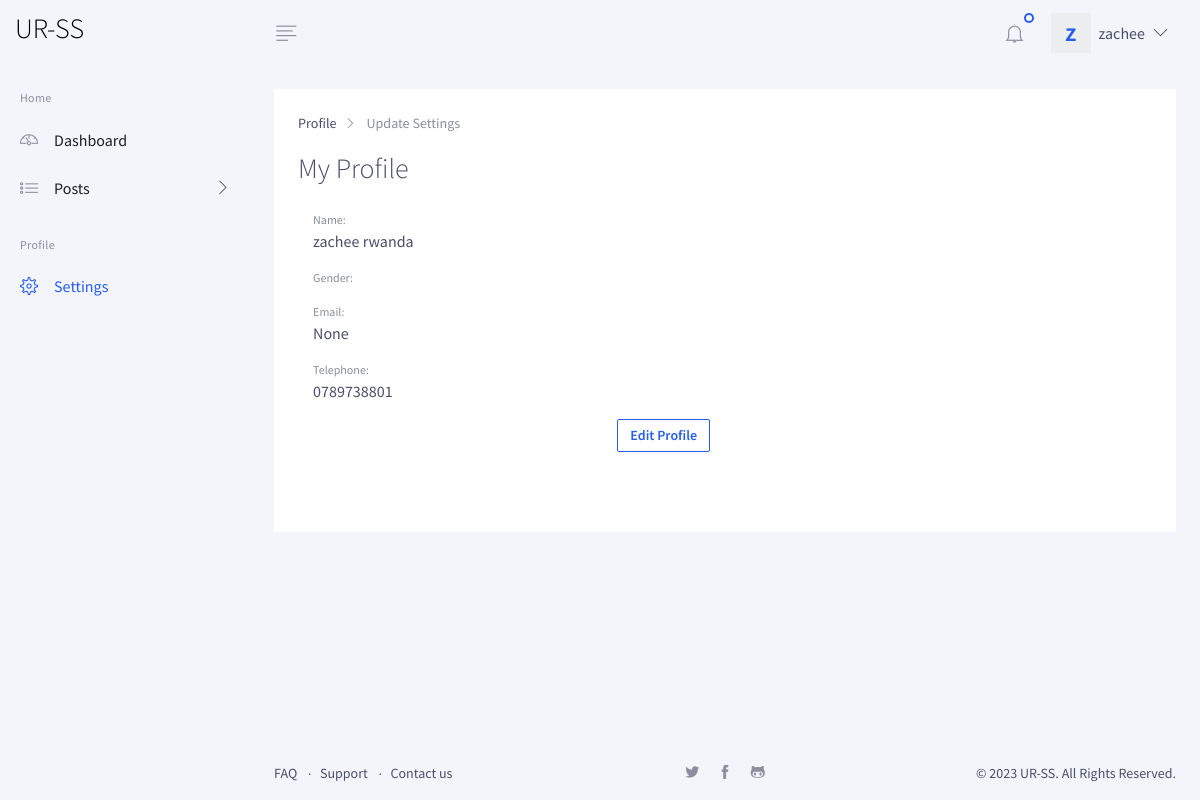
Screenshot of /profile (signed in) with the database file from the repository.
### account/models.py (models this page shows, shortened)
class CustomUser(AbstractBaseUser, PermissionsMixin):
    email = models.EmailField(max_length=255, unique=True, null=True)
    first_name = models.CharField(max_length=100, blank=False, null=False)
    last_name = models.CharField(max_length=100, blank=False, null=False)
    gender =  models.CharField( max_length=100,choices=Gender,blank=False, null=False)
    telephone = models.CharField(max_length=20, blank=False, null=False, unique=True)
    is_client = models.BooleanField(default=False)
    is_author = models.BooleanField(default=False)
    is_active = models.BooleanField(default=True)
    is_staff = models.BooleanField(default=False)
    objects = UserManager()
    USERNAME_FIELD = 'telephone'
    REQUIRED_FIELDS = ['first_name', 'last_name']
    class Meta:
        verbose_name = "User"
    def full_name(self):
        return self.first_name + " " + self.last_name

### core/views.py (the view)
# urls.py: path('profile', ProfileView.as_view(), name ='profile'),
class ProfileView(LoginRequiredMixin, UpdateView):
     template_name = 'admin/profile.html'
     form_class = UpdateUserProfile
     success_url = ('home')
     def get_object(self):
        return self.request.user

### templates/admin/profile.html (shortened to what this page needs)
{% extends 'admin/_base.html' %} {% block profile-state %}active{% endblock %}
{% block content %} {% load crispy_forms_tags %}
<div class="py-4 px-3 px-md-4">
  <div class="card mb-3 mb-md-6">
    <div class="card-body mb-md-3">
      <nav class="d-none d-md-block" aria-label="breadcrumb">
        <ol class="breadcrumb">
          <li class="breadcrumb-item">
            <a href="#">Profile</a>
          </li>
          <li class="breadcrumb-item active" aria-current="page">
            Update Settings
          </li>
        </ol>
      </nav>
      <div class="mb-3 mb-md-4 d-flex justify-content-between">
        {% if request.user.is_authenticated%}
        <div class="h3 mb-0">My Profile</div>
      </div>
      <div>
        <div class="card-text col-sm-6 mb-md-6">
          <p class="text-muted mb-0" style="font-size: 12px">Name:</p>
          <p>{{ user.full_name }}</p>
          <p class="text-muted mb-0" style="font-size: 12px">Gender:</p>
          <p class="text-muted mb-0" style="font-size: 12px">Email:</p>
          <p>{{ user.email }}</p>
          <p class="text-muted mb-0" style="font-size: 12px">Telephone:</p>
          <p>{{ user.telephone }}</p>
          <div class="text-right">
            <button
              type="button"
              class="btn btn-outline-primary btn-sm"
              data-toggle="modal"
              data-target="#"
            >
              Edit Profile
            </button>
          </div>
        </div>
        {%endif%}
      </div>
    </div>
  </div>
</div>
{% endblock %}

### templates/admin/_base.html (shortened to what this page needs)
{% load static %}
<!DOCTYPE html>
<html lang="en">
<head>
    <link rel="stylesheet" href="{% static 'public/demo/chartist.css' %}">
    <link rel="stylesheet" href="{% static 'public/demo/chartist-plugin-tooltip.css' %}">
    <link rel="stylesheet" href="{% static 'public/graindashboard/css/graindashboard.css' %}">
    <link href="https://cdn.jsdelivr.net/npm/summernote@0.8.18/dist/summernote-lite.min.css" rel="stylesheet">
</head>
<body class="has-sidebar has-fixed-sidebar-and-header">
<header class="header bg-body">
    <nav class="navbar flex-nowrap p-0">
        <div class="navbar-brand-wrapper d-flex align-items-center col-auto">
            <a class="navbar-brand navbar-brand-desktop text-center" href="/" style="color:black;text-align:center;">
                    <h3>UR-SS</h3>
                </a>
        </div>
        <div class="header-content col px-md-3">
            <div class="d-flex align-items-center">
                <a  class="js-side-nav header-invoker d-flex mr-md-2" href="#"
                    data-close-invoker="#sidebarClose"
                    data-target="#sidebar"
                    data-target-wrapper="body">
                    <i class="gd-align-left"></i>
                </a>
                <div class="dropdown ml-auto">
                    <a id="notificationsInvoker" class="header-invoker" href="#" aria-controls="notifications" aria-haspopup="true" aria-expanded="false" data-unfold-event="click" data-unfold-target="#notifications" data-unfold-type="css-animation" data-unfold-duration="300" data-unfold-animation-in="fadeIn" data-unfold-animation-out="fadeOut">
                        <span class="indicator indicator-bordered indicator-top-right indicator-primary rounded-circle"></span>
                        <i class="gd-bell"></i>
                    </a>
                </div>
                <div class="dropdown mx-3 dropdown ml-2">
                    <a id="profileMenuInvoker" class="header-complex-invoker" href="#" aria-controls="profileMenu" aria-haspopup="true" aria-expanded="false" data-unfold-event="click" data-unfold-target="#profileMenu" data-unfold-type="css-animation" data-unfold-duration="300" data-unfold-animation-in="fadeIn" data-unfold-animation-out="fadeOut">
                        {% if request.user.is_authenticated %}
                        <span class="mr-md-2 avatar-placeholder">{{request.user.first_name.0}}</span>
                        <span class="d-none d-md-block">{{request.user.first_name}}</span>
                        {%endif%}
                        <i class="gd-angle-down d-none d-md-block ml-2"></i>
                    </a>
                </div>
            </div>
        </div>
    </nav>
</header>
<main class="main">
    <aside id="sidebar" class="js-custom-scroll side-nav">
        <ul id="sideNav" class="side-nav-menu side-nav-menu-top-level mb-0">
            <li class="sidebar-heading h6">Home</li>
            <li class="side-nav-menu-item {% block home-state %}{% endblock %}">
                <a class="side-nav-menu-link media align-items-center" href="{% url 'home' %}">
              <span class="side-nav-menu-icon d-flex mr-3">
                <i class="gd-dashboard"></i>
              </span>
                    <span class="side-nav-fadeout-on-closed media-body">Dashboard</span>
                </a>
            </li>
            <li class="side-nav-menu-item side-nav-has-menu">
                <a class="side-nav-menu-link media align-items-center" href="#"
                   data-target="#subPosts">
                  <span class="side-nav-menu-icon d-flex mr-3">
                    <i class="gd-list"></i>
                  </span>
                    <span class="side-nav-fadeout-on-closed media-body">Posts</span>
                    <span class="side-nav-control-icon d-flex">
                <i class="gd-angle-right side-nav-fadeout-on-closed"></i>
              </span>
                </a>
            </li>
            <li class="sidebar-heading h6">Profile</li>
            <li class="side-nav-menu-item {% block profile-state %}{% endblock %}">
                <a class="side-nav-menu-link media align-items-center" href="{% url 'profile' %}">
              <span class="side-nav-menu-icon d-flex mr-3">
                <i class="gd-settings"></i>
              </span>
                    <span class="side-nav-fadeout-on-closed media-body">Settings</span>
                </a>
            </li>
        </ul>
    </aside>
    <div class="content">
    {% block content %}
    {% endblock %}
        <footer class="small p-3 px-md-4 mt-auto">
            <div class="row justify-content-between">
                <div class="col-lg text-center text-lg-left mb-3 mb-lg-0">
                    <ul class="list-dot list-inline mb-0">
                        <li class="list-dot-item list-dot-item-not list-inline-item mr-lg-2"><a class="link-dark" href="#">FAQ</a></li>
                        <li class="list-dot-item list-inline-item mr-lg-2"><a class="link-dark" href="#">Support</a></li>
                        <li class="list-dot-item list-inline-item mr-lg-2"><a class="link-dark" href="#">Contact us</a></li>
                    </ul>
                </div>
                <div class="col-lg text-center mb-3 mb-lg-0">
                    <ul class="list-inline mb-0">
                        <li class="list-inline-item mx-2"><a class="link-muted" href="#"><i class="gd-twitter-alt"></i></a></li>
                        <li class="list-inline-item mx-2"><a class="link-muted" href="#"><i class="gd-facebook"></i></a></li>
                        <li class="list-inline-item mx-2"><a class="link-muted" href="#"><i class="gd-github"></i></a></li>
                    </ul>
                </div>
                <div class="col-lg text-center text-lg-right">
                    &copy; 2023 UR-SS. All Rights Reserved.
                </div>
            </div>
        </footer>
    </div>
</main>
</body>
</html>

### rows the page displays
CustomUser: user.first_name.0 "z", user.first_name "zachee", full_name "zachee rwanda", email "None", telephone "0789738801"
